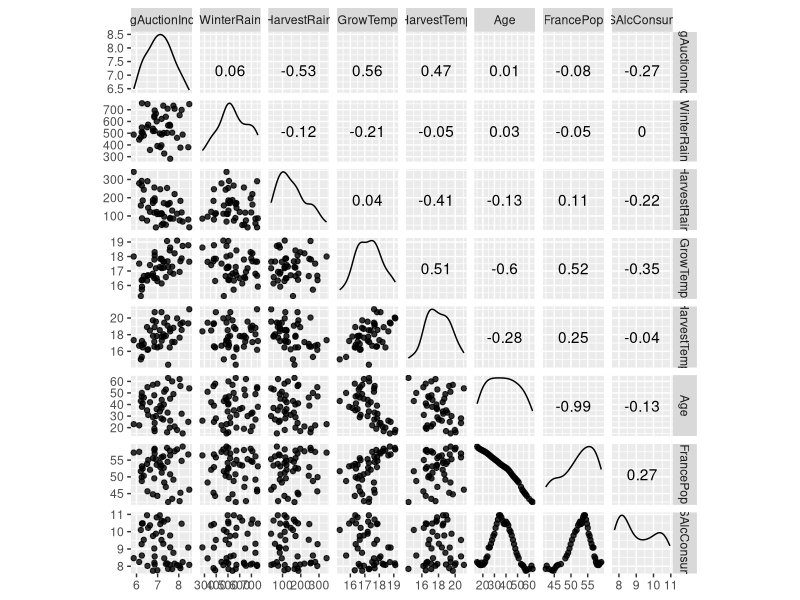
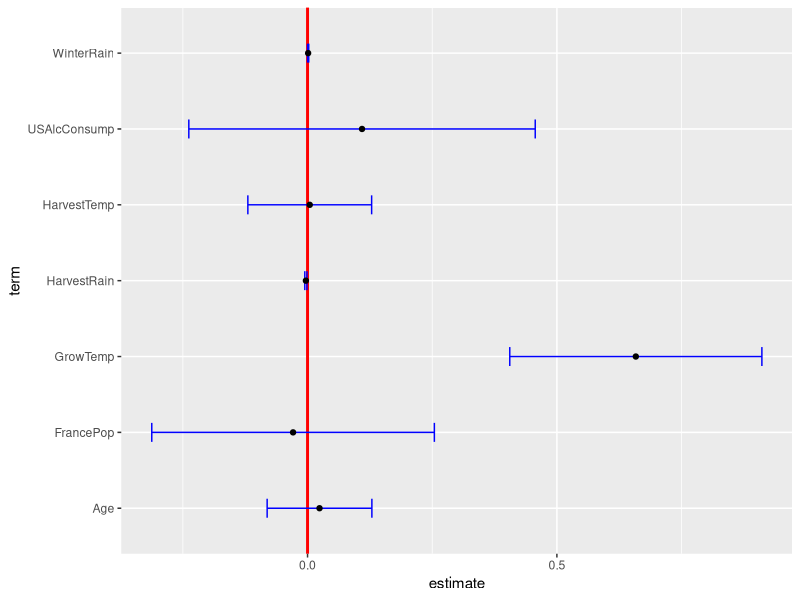
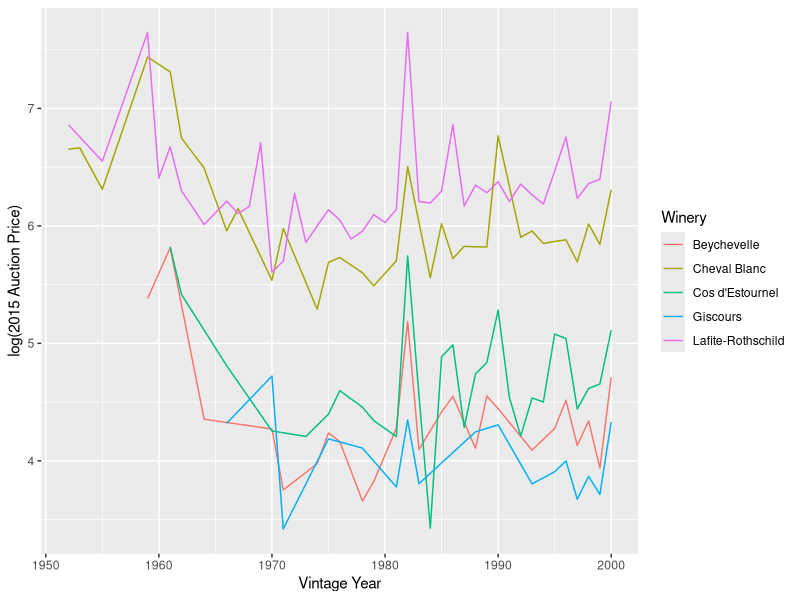
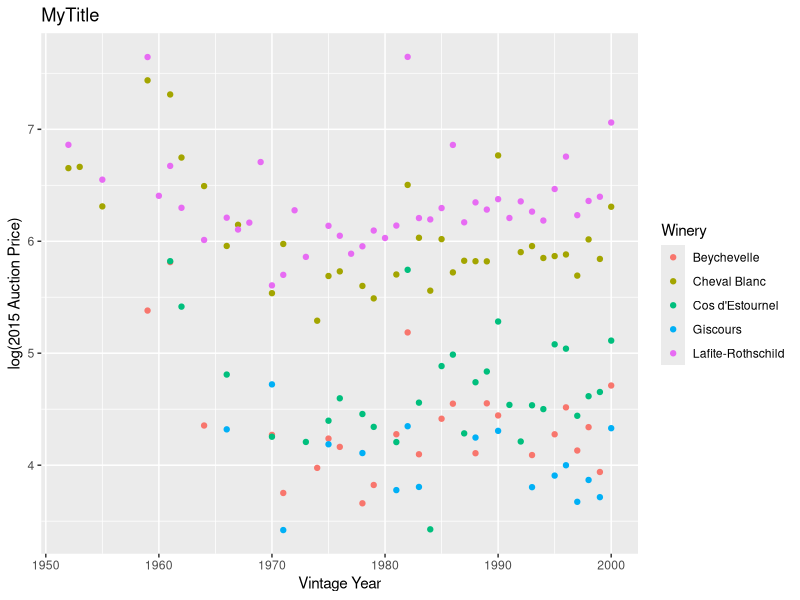
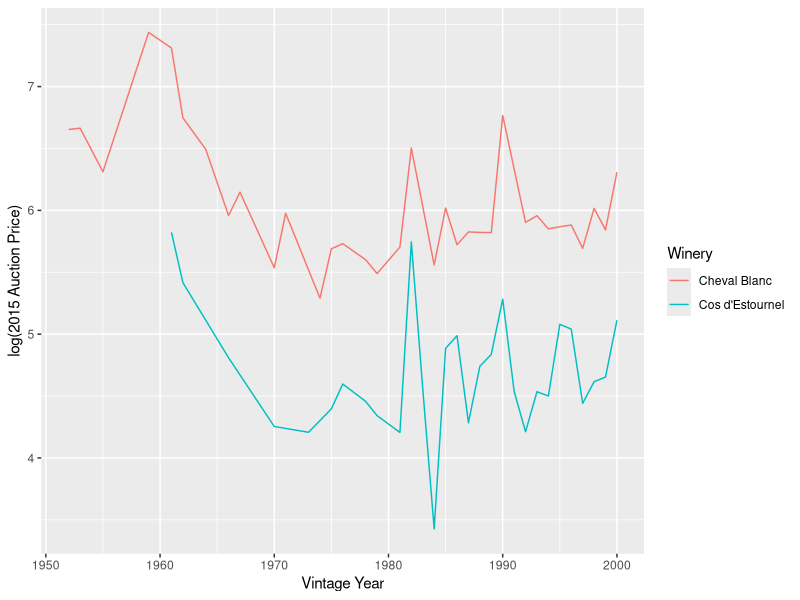

Source code (R) for these figures, in order:
# 
# Make sure your working directory was set as "Source file location".
# Make sure your data files are in the same folder as this R script.
#
# install.packages(c("dplyr", "ggplot2", "GGally"))

setwd("Documents/Berkeley Files/Class/Fall 2019/IEOR242/Lab/Lab2/")

library(dplyr)
library(ggplot2)
library(GGally)
# install.packages("car")
library(car) # for VIF

# Load data:
wine <- read.csv("wine_agg.csv") 

str(wine)
head(wine)

# Two types of programming exploration: 
# 1. finding which function to use 
# 2. understanding how to use a function once you've found it 

# For 1.: -- Try to target the problem you want to address as succinctly as possible in google.
# ---------- Read the description of the function and what it returns

# For 2.: -- What to do with new functions that you've never seen before? 
# ---------- Read the arguments carefully, look at examples, try it out and test output


# Plot scatter matrix
# density plots on the diagonal and correlation printed in the upper triangle
ggscatmat(wine, columns = 2:9, alpha = 0.8)


# split into training and test sets 

## Boolean indicators: return true or false. 
# A & B = elements of the vector that have both true 
# A | B = or 
# A > b = ?
# A <= b = ?
# 

wine.train <- filter(wine, Year <= 1985) 
head(wine.train)
tail(wine.train)
wine.test <- filter(wine, Year > 1985)

### produce wine.train2 which is composed of wine that's older than 40

nrow(filter(wine, Age>40))
### How many rows does this have? (use the function nrows(dataframe)) 

## produce wine.train3 which is composed of wine less than Year 1985 or older than year 1990. 
# How many rows is the rest of the dataset, other than wine.train3? 


# train the model
#lm(y~x1+x2+...,data)
mod1 <- lm(LogAuctionIndex ~ WinterRain + HarvestRain + GrowTemp + HarvestTemp + Age + FrancePop + USAlcConsump, 
           data = wine.train)
summary(mod1)

# compute OSR^2

winePredictions <- predict(mod1, newdata=wine.test)
# this builds a vector of predicted values on the test set
SSE = sum((wine.test$LogAuctionIndex - winePredictions)^2)
SST = sum((wine.test$LogAuctionIndex - mean(wine.train$LogAuctionIndex))^2)
OSR2 = 1 - SSE/SST


# Confidence interval plot
ggcoef(
  mod1,
  vline_color = "red",
  vline_linetype =  "solid",
  errorbar_color = "blue",
  errorbar_height = .25,
  exclude_intercept = TRUE
)



################################
vif(mod1)

# A better model...
# Remove FrancePop
mod2 <- lm(LogAuctionIndex ~ WinterRain + HarvestRain + GrowTemp + HarvestTemp + Age + USAlcConsump, 
           data = wine.train)
summary(mod2)
vif(mod2)

# Remove USAlcConsump
mod3 <- lm(LogAuctionIndex ~ WinterRain + HarvestRain + GrowTemp + HarvestTemp + Age, 
           data = wine.train)
summary(mod3)
vif(mod3)

# Remove HarvestTemp
mod4 <- lm(LogAuctionIndex ~ WinterRain + HarvestRain + GrowTemp + Age, 
           data = wine.train)
summary(mod4)
vif(mod4)

## produce a model that outputs the effect of an increase of log(1) of USAlcConsump controlling for Age
# whats' the coefficient associated with 


mod5 <- lm(LogAuctionIndex ~ WinterRain + HarvestRain+ GrowTemp*Age, 
           data = wine.train)
summary(mod5)

# Categorical Variables
wine.new <- read.csv("wine_disagg.csv")
wine.new.train <- filter(wine.new, Year <= 1985)
wine.new.test <- filter(wine.new, Year > 1985)

str(wine.new)
head(wine.new)

# Regression use new data
modOld <- lm(LogAuction ~ WinterRain + HarvestRain + GrowTemp + Age, 
             data = wine.new.train)
summary(modOld)


# Plot data
# ggplot(), geom_line() are from package "ggplot2"
# see http://ggplot2.org for reference 
# ggplot(data, aes(x = x_data, y = y_data))
# +geom_line() make line plots
# +geom_point() make point plots
# xlab(labelx),ylab(labely) axis label
# ggtitle(title)

ggplot(wine.new, aes(x=Year, y=LogAuction, color=Winery)) + geom_line() +
  xlab("Vintage Year") + ylab("log(2015 Auction Price)")

# linting: each function argument gets its own line. 
  # each addition gets its own line


# Your turn: plot same data, make point plot,  name the axis and title.
ggplot(wine.new, aes(x=Year, y=LogAuction, color=Winery)) + geom_point() +
  xlab("Vintage Year") + ylab("log(2015 Auction Price)")+ggtitle("MyTitle")


# Two wineries
wine.two <- filter(wine.new, Winery == "Cheval Blanc" | Winery == "Cos d'Estournel")
ggplot(wine.two, aes(x=Year, y=LogAuction, color=Winery)) + geom_line() +
  xlab("Vintage Year") + ylab("log(2015 Auction Price)")

wine.two.train <- filter(wine.two, Year <= 1985)
wine.two.test <- filter(wine.two, Year > 1985)
head(wine.two.train)
tail(wine.two.train)
modTwo <- lm(LogAuction ~ Winery + WinterRain + HarvestRain + GrowTemp + Age, 
             data = wine.two.train)
summary(modTwo)

# To use a factor/categorical variable like Winery, 
# we don't actually have to do anything special 
# We can just provide it to lm, and R will handle all
# the logistics
modNew <- lm(LogAuction ~ Winery + Age + WinterRain + HarvestRain + GrowTemp, 
             data=wine.new.train)
summary(modNew)

# compute OSR^2
wineNewPredictions <- predict(modNew, newdata=wine.new.test)
SSE = sum((wine.new.test$LogAuction - wineNewPredictions)^2)
SST = sum((wine.new.test$LogAuction - mean(wine.new.train$LogAuction))^2)
OSR2 = 1 - SSE/SST

